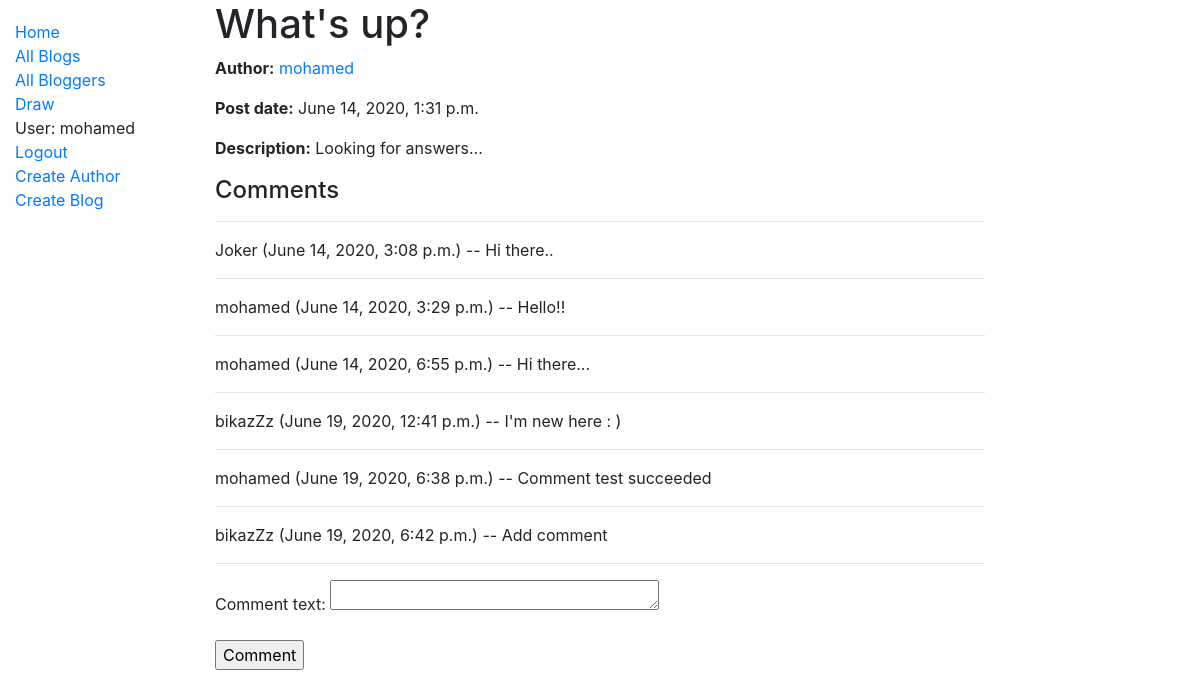
The app's page /blog/1 (signed in) with its own data.
### blog/models.py (models this page shows, shortened)
class Blog(models.Model):
    post = models.CharField(max_length=200)
    author = models.ForeignKey(Author, on_delete=models.SET_NULL, null=True, blank=True)
    description = models.TextField()
    date = models.DateTimeField(auto_now=True)

class Author(models.Model):
    name = models.OneToOneField(User, on_delete=models.SET_NULL, null=True)
    bio = models.TextField()
    class Meta:
        ordering = ['name']
    def __str__(self):
        return self.name.username
    def get_absolute_url(self):
        return reverse('author-detail', args=[str(self.id)])

class Comment(models.Model):
    comment_text = models.TextField(null=False)
    blog = models.ForeignKey(Blog, on_delete=models.CASCADE)
    author = models.ForeignKey(User, on_delete=models.SET_NULL, null=True, blank=True)
    date = models.DateTimeField(auto_now=True)
    def __str__(self):
        return self.comment_text

### blog/views.py (the view, shortened to what this page needs)
# urls.py: path('<int:pk>', views.BlogDetailView.as_view(), name='blog-detail'),
class BlogDetailView(FormMixin, generic.DetailView):
    model = Blog
    form_class = CommentForm
    def get_context_data(self, **kwargs):
        context = super(BlogDetailView, self).get_context_data(**kwargs)
        context['form'] = CommentForm()
        return context

### blog/forms.py
class CommentForm(ModelForm):
    class Meta:
        model = Comment
        fields = ['comment_text', ]
        widgets = {
            'comment_text': Textarea(attrs={'cols': 30, 'rows': 1}),}

### blog/templates/blog/blog_detail.html (shortened to what this page needs)
{% extends "base_generic.html" %}
{% block content %}
  <h1>{{ blog.post }}</h1>
  <p><strong>Author:</strong> <a href="{{ blog.author.get_absolute_url }}"> {{ blog.author }}</a></p>
  <p><strong>Post date:</strong> {{ blog.date }}</p>
  <p><strong>Description:</strong> {{ blog.description }}</p>
  <h4>Comments</h4>
  {% for comment in blog.comment_set.all %}
      <hr>
    <p>
        {{ comment.author }} ({{ comment.date }}) -- {{ comment }}
    </p>
    {% endfor %}
      <hr>
    {% if user.is_authenticated %}
  <form method="post" action="">
    <div class="fieldWrapper" id="the_post">
        {{ form.as_p }}
    </div>
    <input type="submit" value="Comment">
  </form>
{% else %}
  <p><a href="{% url 'login'%}?next={{request.path}}">Login</a> to add a new comment</p>
{% endif %}
{% endblock %}

### blog/templates/base_generic.html (shortened to what this page needs)
<!DOCTYPE html>
<html lang="en">
<head>
  <link rel="stylesheet" href="https://stackpath.bootstrapcdn.com/bootstrap/4.1.3/css/bootstrap.min.css">
  {% load static %}
  <link rel="stylesheet" href="{% static 'css/styles.css' %}">
</head>
<body>
  <div class="container-fluid">
    <div class="row">
      <div class="col-sm-2">
      {% block sidebar %}
        <ul class="sidebar-nav">
            <li><a href="{% url 'index' %}">Home</a></li>
            <li><a href="{% url 'blogs' %}">All Blogs</a></li>
            <li><a href="{% url 'bloggers' %}">All Bloggers</a></li>
            <li><a href="{% url 'draw' %}">Draw</a></li>
            {% if user.is_authenticated %}
                <li>User: {{ user.get_username }}</li>
                <li><a href="{% url 'logout'%}?next={{request.path}}">Logout</a></li>
            {% else %}
                <li><a href="{% url 'login'%}?next={{request.path}}">Login</a></li>
                <li><a href="{% url 'signup'%}?next={{request.path}}">Signup</a></li>
            {% endif %}
            {% if user.is_staff %}
                <li><a href="{% url 'author-create' %}">Create Author</a> </li>
                <li><a href="{% url 'blog-create' %}">Create Blog</a> </li>
            {% endif %}
        </ul>
     {% endblock %}
      </div>
      <div class="col-sm-8">
      {% block content %}{% endblock %}
      </div>
    </div>
  </div>
</body>
</html>

### blog/static/css/styles.css (style rules this page uses)
.sidebar-nav { margin-top: 20px; padding: 0; list-style: none; }

### records on screen
Blog: post "What's up?", author "mohamed", date "June 14, 2020, 1:31 p.m.", description "Looking for answers..."
Comment: author "Joker", date "June 14, 2020, 3:08 p.m.", comment_text "Hi there.."
Comment: author "mohamed", date "June 14, 2020, 3:29 p.m.", comment_text "Hello!!"
Comment: author "mohamed", date "June 14, 2020, 6:55 p.m.", comment_text "Hi there..."
Comment: author "bikazZz", date "June 19, 2020, 12:41 p.m.", comment_text "I'm new here : )"
Comment: author "mohamed", date "June 19, 2020, 6:38 p.m.", comment_text "Comment test succeeded"
Comment: author "bikazZz", date "June 19, 2020, 6:42 p.m.", comment_text "Add comment"

### other values on screen
{{ user.get_username }} "mohamed"
